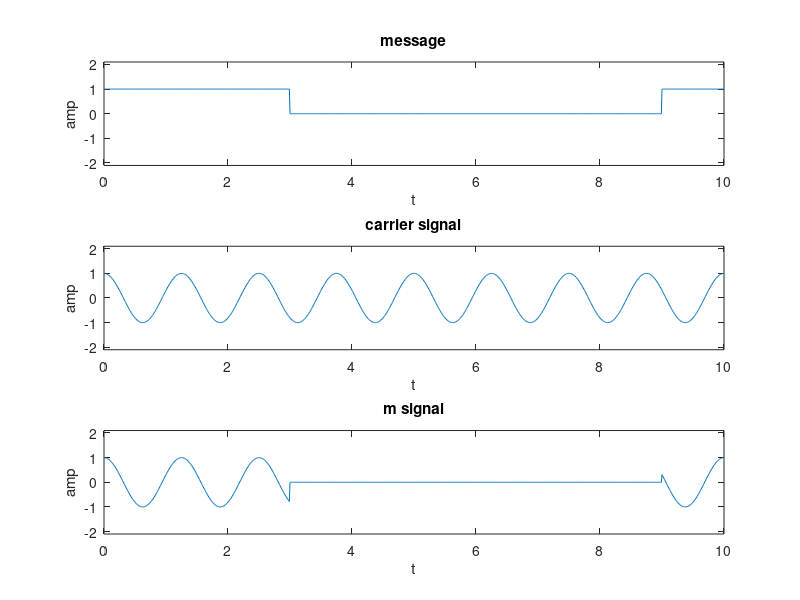

Here is the MATLAB script that generated this plot:
b= round(rand(1,10));
fc=0.8;
n=length(b);
t=0:.01:n; %time axis
x=1:1:(n+1)*100;
for i = 1:n
    for j = i:.1:i+1
        bw(x(i*100:(i+1)*100))=b(i);% for x 1 to 100 assign value of 1st bit
    end
end
bw=bw(100:end);
carrier=cos(2*pi*fc*t);
modulated = bw.*carrier;
subplot(3,1,1)
plot(t,bw);
axis([0 t(end) -2.1 2.1])
ylabel('amp');
xlabel('t');
title('message');
subplot(3,1,2)
plot(t,carrier);
axis([0 t(end) -2.1 2.1])
ylabel('amp');
xlabel('t');
title('carrier signal');
subplot(3,1,3)
plot(t,modulated);
axis([0 t(end) -2.1 2.1])
ylabel('amp');
xlabel('t');
title('m signal');